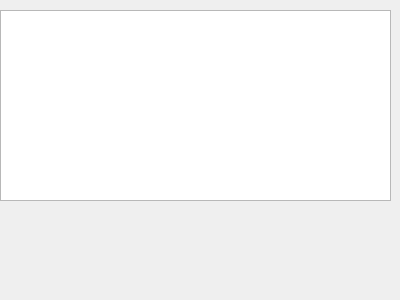
<?xml version="1.0" encoding="UTF-8"?>
<ui version="4.0">
 <class>Form</class>
 <widget class="QWidget" name="Form">
  <property name="geometry">
   <rect>
    <x>0</x>
    <y>0</y>
    <width>400</width>
    <height>300</height>
   </rect>
  </property>
  <property name="windowTitle">
   <string>Form</string>
  </property>
  <widget class="QTableWidget" name="tableWidget">
   <property name="geometry">
    <rect>
     <x>0</x>
     <y>10</y>
     <width>391</width>
     <height>191</height>
    </rect>
   </property>
  </widget>
 </widget>
 <resources/>
 <connections/>
</ui>
